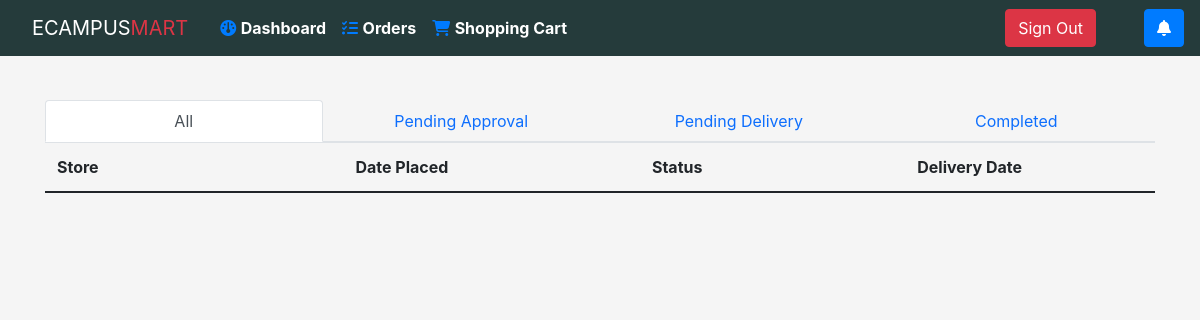
Page /Farouq/orders/ (signed in) on the earlier database version.
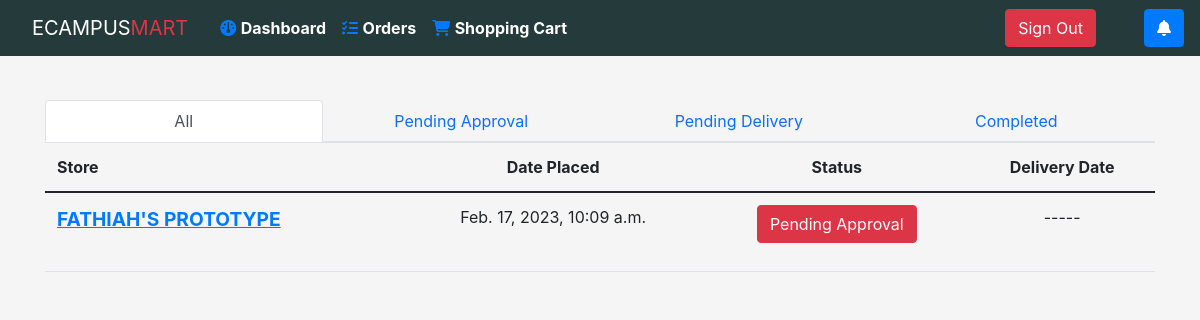
Same page on the later database version.
### main/models.py (models this page shows, shortened)
class Order(models.Model):
    user = models.ForeignKey(User, on_delete=models.CASCADE, null=True, related_name='orders_placed')
    user_name = models.CharField(max_length=200, null=True, blank=True)
    store = models.ForeignKey(
        Store, on_delete=models.CASCADE, related_name='orders')
    products_ordered = models.ManyToManyField(ProductOrder, related_name='products_ordered')
    location_details = models.JSONField(null=True, blank=True)
    date_placed = models.DateTimeField(null=True, blank=True, auto_now_add=True)
    delivery_date = models.DateField(null=True, blank=True)
    class Meta:
        ordering = ['-date_placed']
    def is_completed(self):
        if self.delivery_date and self.delivery_date < datetime.date.today():
            return True
        return False
    def get_status(self):
        if self.delivery_date is None:
            return 'Pending Approval'
        elif self.delivery_date is not None and not self.is_completed():
            return 'Approved, Pending Delivery'
        elif self.is_completed():
            return 'Completed'

class Store(models.Model):
    name = models.CharField(max_length=30, null=True)
    owner = models.ForeignKey(
        User, on_delete=models.CASCADE, related_name='shops')
    date_created = models.DateField(auto_now_add=True)
    picture = models.ImageField(upload_to='store_logos/', null=True, blank=True, default='/store_logos/shop.jpg')
    category = models.CharField(max_length=200, null=True)
    class Meta:
        ordering = ['-date_created']

### main/views.py (the view)
# urls.py: path('orders', views.shop_orders, name='shop_orders'),
def orders(request, username):
    user = request.user
    orders = user.orders_placed.all()
    if user.username != username:
        return HttpResponseRedirect(request.META.get("HTTP_REFERER"))
    return render(request, "main/my_orders.html", {"orders": orders})

### main/models.py (called while the page is built)
    def get_pending_deliveries_count(self):
        return len([order for order in self.orders_placed.all() if order.get_status() == 'Approved, Pending Delivery' ])

    def get_new_notifications(self):
        return self.notifications.filter(is_read=False)

### main/templates/main/my_orders.html (shortened to what this page needs)
{% extends 'main/base.html' %}
{% load static %}
{% block content %}
<div class="container">
  <div class="nav nav-tabs nav-justified" id="nav-tab" role="tablist">
    <button class="nav-link active" id="nav-all-tab" data-bs-toggle="tab" data-bs-target="#nav-all" type="button" role="tab" aria-controls="nav-all" aria-selected="true">
                                All
                            </button>
    <button class="nav-link" id="nav-pa-tab" data-bs-toggle="tab" data-bs-target="#nav-pa" type="button" role="tab" aria-controls="nav-pa" aria-selected="false">
                                Pending Approval
                            </button>
    <button class="nav-link" id="nav-pd-tab" data-bs-toggle="tab" data-bs-target="#nav-pd" type="button" role="tab" aria-controls="nav-pd" aria-selected="false">
                                Pending Delivery
                            </button>
    <button class="nav-link" id="nav-completed-tab" data-bs-toggle="tab" data-bs-target="#nav-completed" type="button" role="tab" aria-controls="nav-completed" aria-selected="false">
                                Completed
                            </button>
  </div>
<div class="tab-content" id="nav-tabContent">
  <div class="tab-pane fade show active" id="nav-all" role="tabpanel" aria-labelledby="nav-all-tab">
    <table class="table">
      <thead>
        <tr>
          <th scope="col">Store</th>
          <th class="text-center" scope="col">Date Placed</th>
          <th class="text-center" scope="col">Status</th>
          <th class="text-center" scope="col">Delivery Date</th>
        </tr>
      </thead>
      <tbody>
        {% for order in orders %}
        <tr>
          <td><a style="text-decoration: underline;font-size: larger;font-weight: 700;" href="{% url 'order' request.user.username order.id %}">{{order.store.name}}</a></td>
          <td class="text-center">{{order.date_placed}}</td>
          <td class="text-center">
            {% if order.get_status == 'Completed' %}
              <p  class="btn btn-success">{{order.get_status}} &checkmark;</p>
            {% elif order.get_status == 'Approved, Pending Delivery' %}
              <p class="btn btn-primary">{{order.get_status}}</p>
            {% elif order.get_status == 'Pending Approval' %}
              <p class="btn btn-danger">{{order.get_status}}</p>
            {% endif %}
          </td>
          <td class="text-center">
            {% if order.delivery_date is not None %}
            {{order.delivery_date}}
            {% else %}
            -----
            {% endif %}
          </td>
        </tr>
        {% endfor %}
      </tbody>
    </table>
  </div>
</div>
</div>
{% endblock content %}

Differences in the rows shown:
added Order: store.name "FATHIAH'S PROTOTYPE", date_placed "Feb. 17, 2023, 10:09 a.m.", get_status "Pending Approval"
